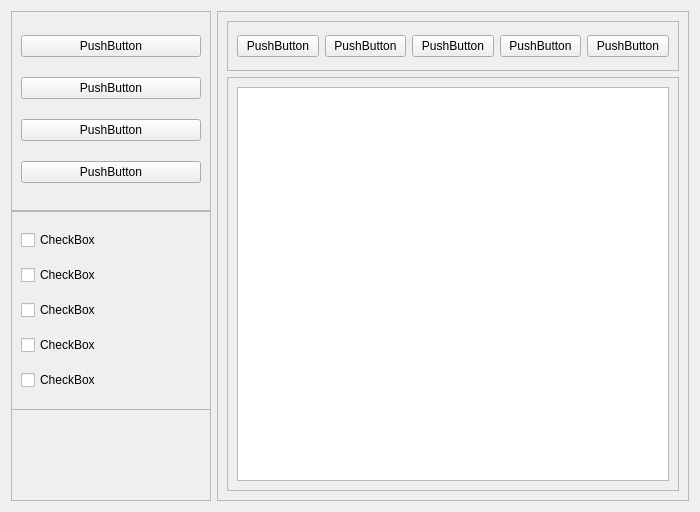
<?xml version="1.0" encoding="UTF-8"?>
<ui version="4.0">
 <class>Form</class>
 <widget class="QWidget" name="Form">
  <property name="geometry">
   <rect>
    <x>0</x>
    <y>0</y>
    <width>700</width>
    <height>512</height>
   </rect>
  </property>
  <property name="minimumSize">
   <size>
    <width>700</width>
    <height>500</height>
   </size>
  </property>
  <property name="windowTitle">
   <string>Form</string>
  </property>
  <layout class="QHBoxLayout" name="horizontalLayout">
   <item>
    <widget class="QFrame" name="frame">
     <property name="minimumSize">
      <size>
       <width>200</width>
       <height>0</height>
      </size>
     </property>
     <property name="maximumSize">
      <size>
       <width>200</width>
       <height>16777215</height>
      </size>
     </property>
     <property name="frameShape">
      <enum>QFrame::NoFrame</enum>
     </property>
     <property name="frameShadow">
      <enum>QFrame::Raised</enum>
     </property>
     <layout class="QVBoxLayout" name="verticalLayout_2">
      <property name="spacing">
       <number>0</number>
      </property>
      <property name="leftMargin">
       <number>0</number>
      </property>
      <property name="topMargin">
       <number>0</number>
      </property>
      <property name="rightMargin">
       <number>0</number>
      </property>
      <property name="bottomMargin">
       <number>0</number>
      </property>
      <item>
       <widget class="QFrame" name="frame_5">
        <property name="minimumSize">
         <size>
          <width>0</width>
          <height>0</height>
         </size>
        </property>
        <property name="maximumSize">
         <size>
          <width>16777215</width>
          <height>200</height>
         </size>
        </property>
        <property name="frameShape">
         <enum>QFrame::StyledPanel</enum>
        </property>
        <property name="frameShadow">
         <enum>QFrame::Raised</enum>
        </property>
        <layout class="QVBoxLayout" name="verticalLayout_3">
         <item>
          <widget class="QPushButton" name="pushButton_9">
           <property name="text">
            <string>PushButton</string>
           </property>
          </widget>
         </item>
         <item>
          <widget class="QPushButton" name="pushButton_10">
           <property name="text">
            <string>PushButton</string>
           </property>
          </widget>
         </item>
         <item>
          <widget class="QPushButton" name="pushButton_7">
           <property name="text">
            <string>PushButton</string>
           </property>
          </widget>
         </item>
         <item>
          <widget class="QPushButton" name="pushButton_8">
           <property name="text">
            <string>PushButton</string>
           </property>
          </widget>
         </item>
        </layout>
       </widget>
      </item>
      <item>
       <widget class="QFrame" name="frame_7">
        <property name="frameShape">
         <enum>QFrame::StyledPanel</enum>
        </property>
        <property name="frameShadow">
         <enum>QFrame::Raised</enum>
        </property>
        <widget class="QFrame" name="frame_6">
         <property name="geometry">
          <rect>
           <x>0</x>
           <y>0</y>
           <width>200</width>
           <height>199</height>
          </rect>
         </property>
         <property name="maximumSize">
          <size>
           <width>16777215</width>
           <height>200</height>
          </size>
         </property>
         <property name="frameShape">
          <enum>QFrame::StyledPanel</enum>
         </property>
         <property name="frameShadow">
          <enum>QFrame::Raised</enum>
         </property>
         <layout class="QVBoxLayout" name="verticalLayout_4">
          <item>
           <widget class="QCheckBox" name="checkBox">
            <property name="text">
             <string>CheckBox</string>
            </property>
           </widget>
          </item>
          <item>
           <widget class="QCheckBox" name="checkBox_2">
            <property name="text">
             <string>CheckBox</string>
            </property>
           </widget>
          </item>
          <item>
           <widget class="QCheckBox" name="checkBox_3">
            <property name="text">
             <string>CheckBox</string>
            </property>
           </widget>
          </item>
          <item>
           <widget class="QCheckBox" name="checkBox_4">
            <property name="text">
             <string>CheckBox</string>
            </property>
           </widget>
          </item>
          <item>
           <widget class="QCheckBox" name="checkBox_5">
            <property name="text">
             <string>CheckBox</string>
            </property>
           </widget>
          </item>
         </layout>
        </widget>
       </widget>
      </item>
     </layout>
    </widget>
   </item>
   <item>
    <widget class="QFrame" name="frame_2">
     <property name="frameShape">
      <enum>QFrame::StyledPanel</enum>
     </property>
     <property name="frameShadow">
      <enum>QFrame::Raised</enum>
     </property>
     <layout class="QVBoxLayout" name="verticalLayout">
      <item>
       <widget class="QFrame" name="frame_3">
        <property name="minimumSize">
         <size>
          <width>0</width>
          <height>50</height>
         </size>
        </property>
        <property name="maximumSize">
         <size>
          <width>16777215</width>
          <height>50</height>
         </size>
        </property>
        <property name="frameShape">
         <enum>QFrame::StyledPanel</enum>
        </property>
        <property name="frameShadow">
         <enum>QFrame::Raised</enum>
        </property>
        <layout class="QHBoxLayout" name="horizontalLayout_2">
         <item>
          <widget class="QPushButton" name="pushButton">
           <property name="text">
            <string>PushButton</string>
           </property>
          </widget>
         </item>
         <item>
          <widget class="QPushButton" name="pushButton_3">
           <property name="text">
            <string>PushButton</string>
           </property>
          </widget>
         </item>
         <item>
          <widget class="QPushButton" name="pushButton_5">
           <property name="text">
            <string>PushButton</string>
           </property>
          </widget>
         </item>
         <item>
          <widget class="QPushButton" name="pushButton_4">
           <property name="text">
            <string>PushButton</string>
           </property>
          </widget>
         </item>
         <item>
          <widget class="QPushButton" name="pushButton_6">
           <property name="text">
            <string>PushButton</string>
           </property>
          </widget>
         </item>
        </layout>
       </widget>
      </item>
      <item>
       <widget class="QFrame" name="frame_4">
        <property name="frameShape">
         <enum>QFrame::StyledPanel</enum>
        </property>
        <property name="frameShadow">
         <enum>QFrame::Raised</enum>
        </property>
        <layout class="QHBoxLayout" name="horizontalLayout_3">
         <item>
          <widget class="QTextEdit" name="textEdit"/>
         </item>
        </layout>
       </widget>
      </item>
     </layout>
    </widget>
   </item>
  </layout>
 </widget>
 <resources/>
 <connections/>
</ui>
